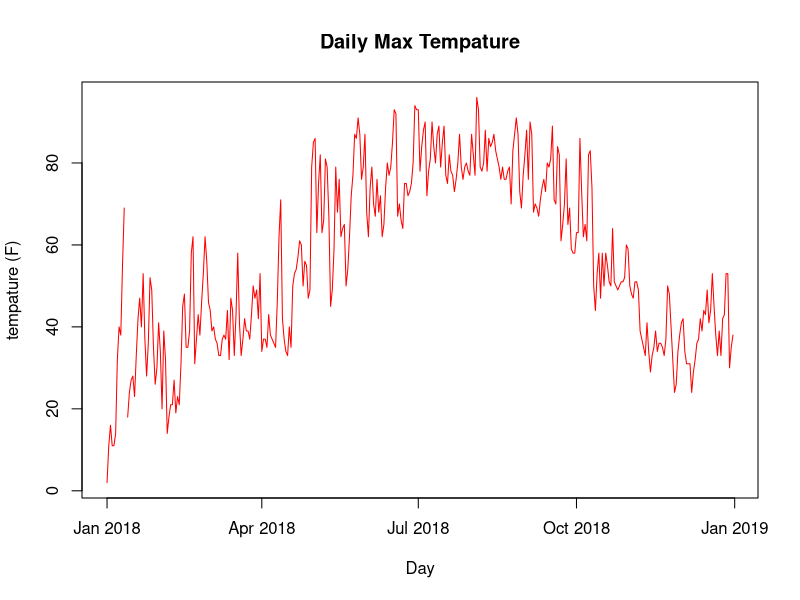
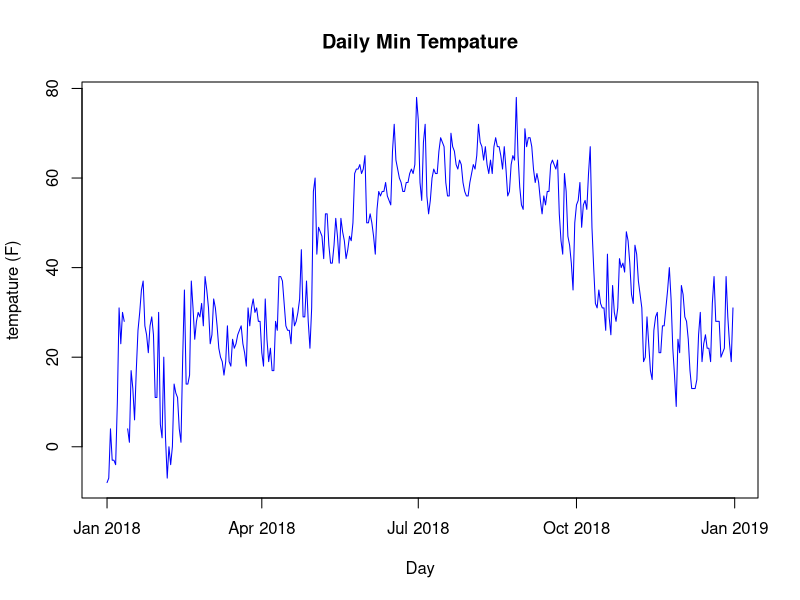
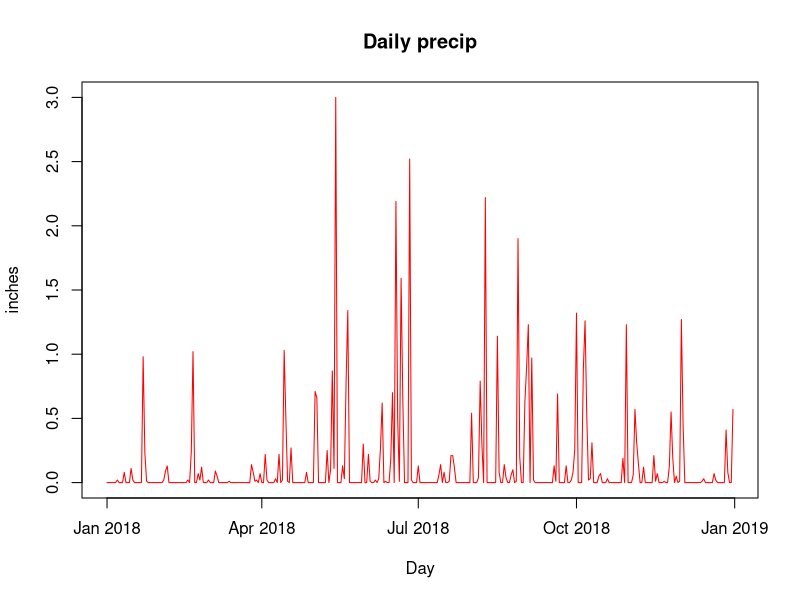
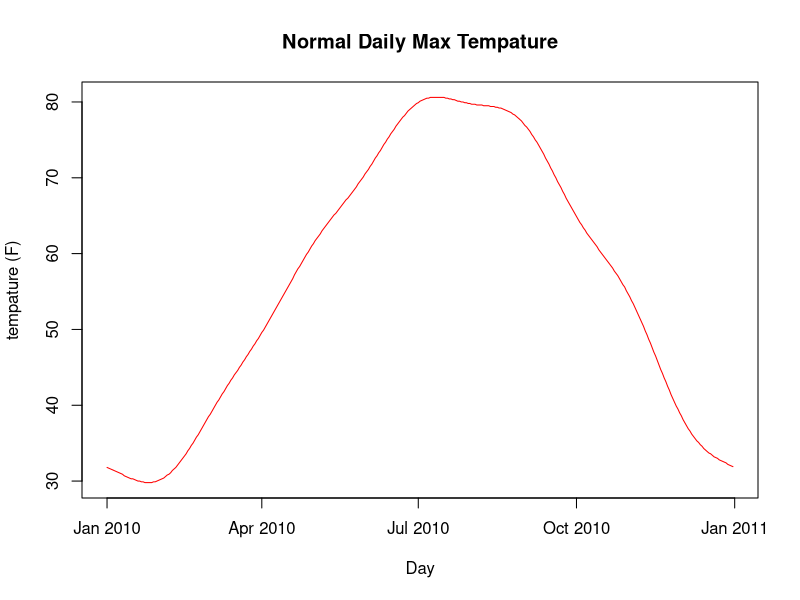
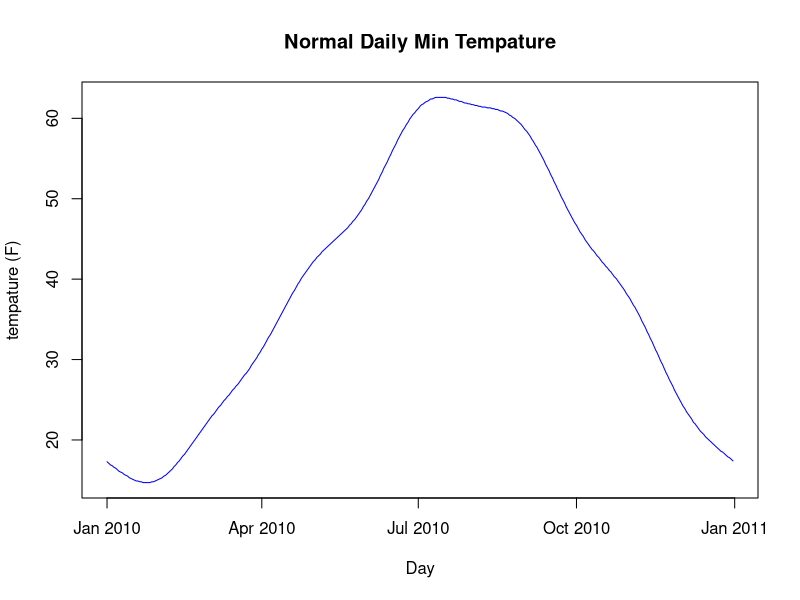

Here is the R script that generated these plots, in order:
## ---- chunk 1
knitr::opts_chunk$set(echo = TRUE)
## ---- chunk 2
KUGN <- read.csv(file = "./data/Waukegan/obs.csv",
                 stringsAsFactors = FALSE)
KUGN$STATION <- "Waukagen Airport"
KUGN$NAME <- NULL
## ---- chunk 3
KUGN$DATE <- as.Date(KUGN$DATE,
                     format = "%Y-%m-%d")
KUGN$TAVG <- (KUGN$TMAX + KUGN$TMIN)/2 
## ---- chunk 4
Cnames <- c("Station",
            "Date",
           "Precip",
           "AverageTemp",
           "MaxTemp",
           "MinTemp")
names(KUGN) <- Cnames
rm(Cnames)
## ---- chunk 5
kugnNorms <- read.csv("./data/Waukegan/norms.csv",
                      stringsAsFactors = FALSE)
kugnNorms$STATION <- "Waukagen Airport"
kugnNorms$STATION_NAME <- NULL
kugnNorms$DATE <- as.Date(as.character( kugnNorms$DATE),
                          format = "%Y%m%d")
Cnames <- c("Station",
            "Date",
            "averageTemp",
            "averageDutrTemp",
            "normalMaxTemp",
            "normalMinTemp",
            "averageTempSD",
            "averageDutrTempSD",
            "maxTempSD",
            "minTempSD")
names(kugnNorms) <- Cnames
rm(Cnames)
## ---- chunk 6
plot(x = KUGN$Date, y = KUGN$MaxTemp,
     type = "l",
     col = "red",
     main = "Daily Max Tempature",
     xlab = "Day",
     ylab = "tempature (F)")
plot(x = KUGN$Date, y=KUGN$MinTemp,
     type = "l",
     col = "blue",
     main = "Daily Min Tempature",
     xlab = "Day",
     ylab = "tempature (F)")
plot(x = KUGN$Date, y = KUGN$Precip,
     type = "l",
     col = "red",
     main = "Daily precip",
     xlab = "Day",
     ylab = "inches")
plot(x= kugnNorms$Date, y=kugnNorms$normalMaxTemp,
     type = "l",
     col = "red",
     main = "Normal Daily Max Tempature",
     xlab = "Day",
     ylab = "tempature (F)")
plot(x= kugnNorms$Date, y=kugnNorms$normalMinTemp,
     type = "l",
     col = "blue",
     main = "Normal Daily Min Tempature",
     xlab = "Day",
     ylab = "tempature (F)")


